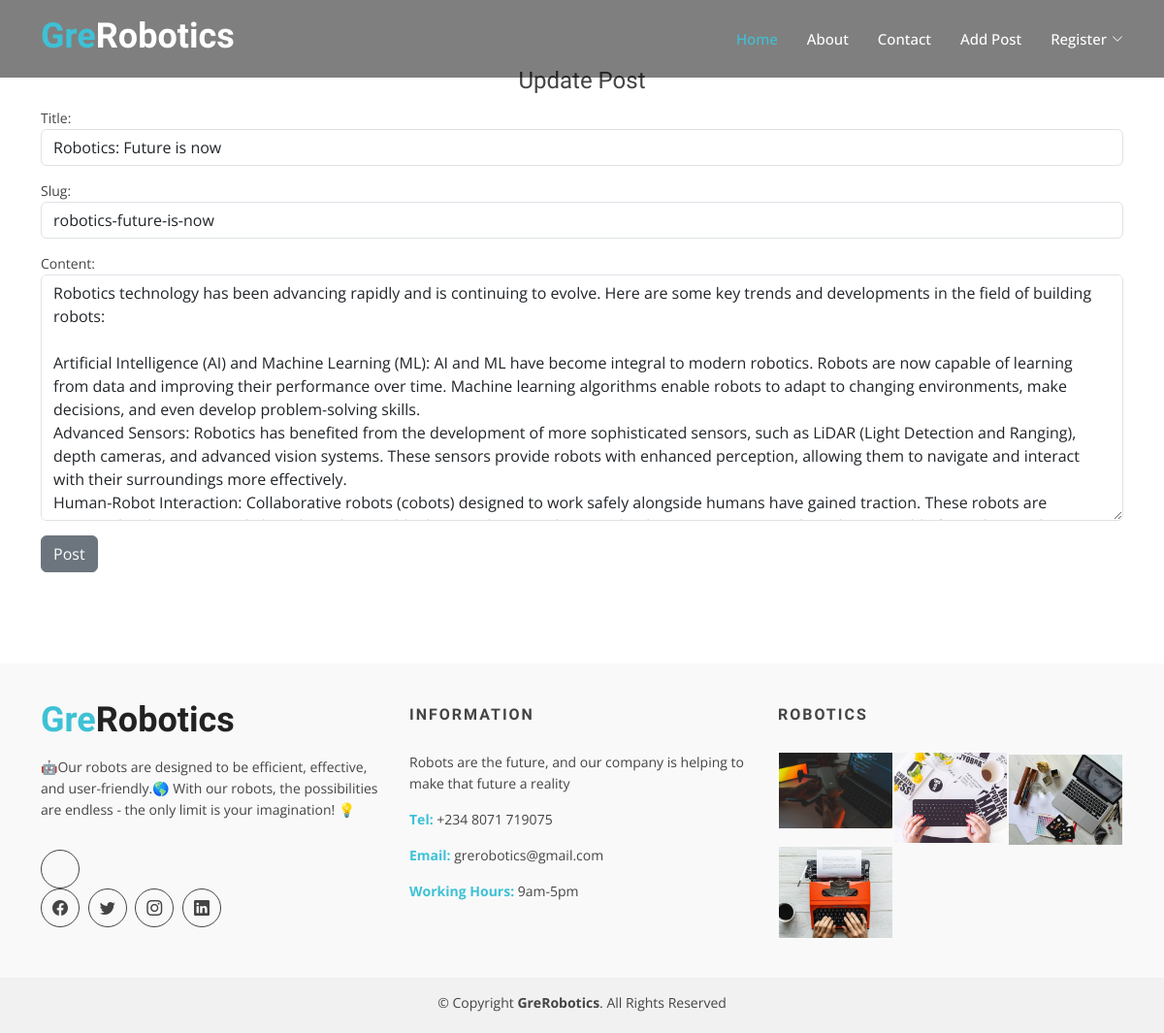
/article/edit/1/, run on an earlier commit of the app's database.
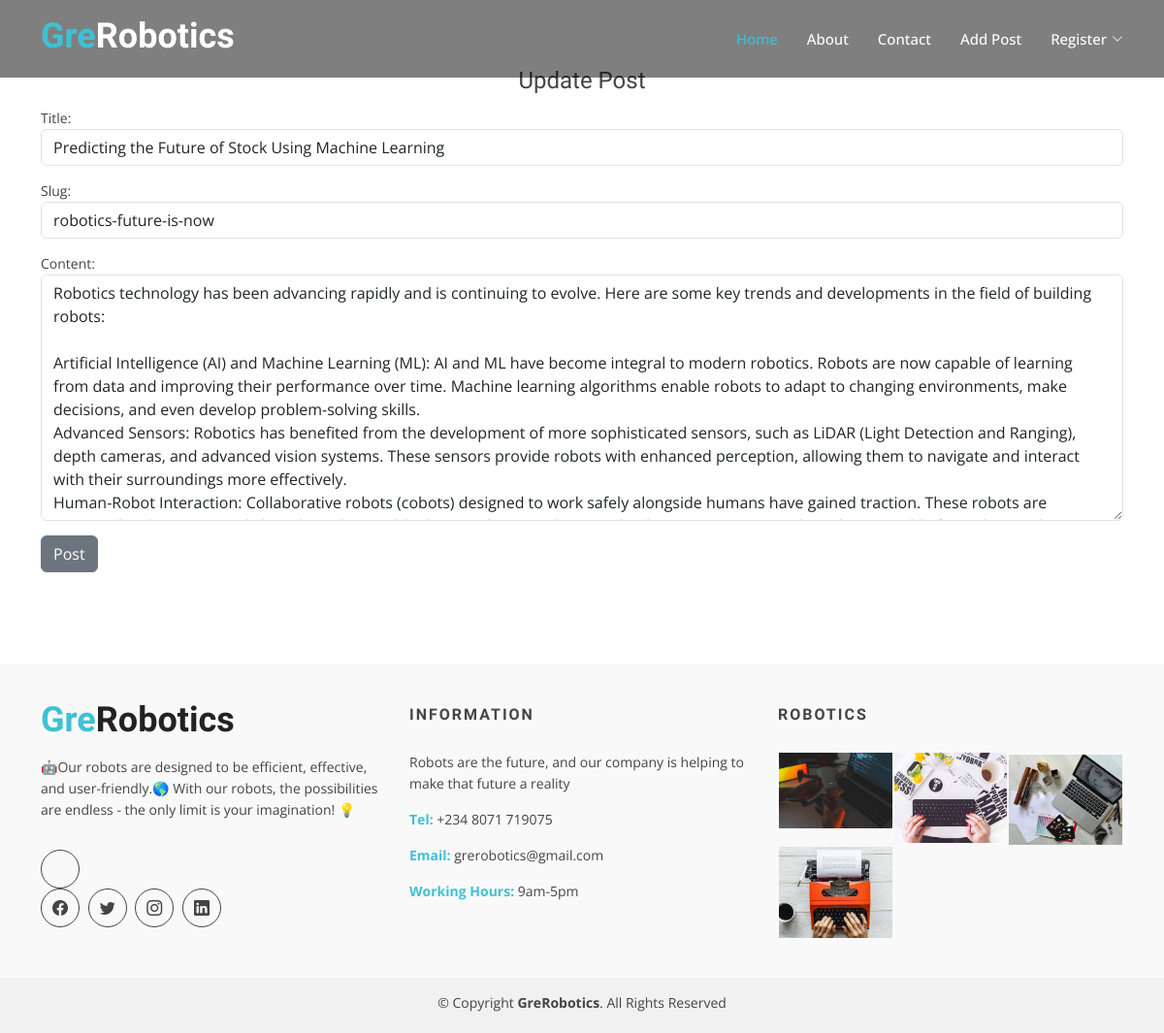
And on a later commit of the database.
### robotics/models.py (models this page shows, shortened)
class GreRoboticsModel (models.Model):
    title = models.CharField (max_length=500)
    content = models.TextField ()
    slug = models.SlugField (max_length=200)
    img = models.ImageField ( upload_to= 'image/')
    publish_date = models.DateTimeField (auto_now_add= True)
    author = models.ForeignKey(User, on_delete=models.CASCADE)
    class Meta:
        ordering =['-publish_date']

### robotics/views.py (the view)
# urls.py: path('article/edit/<int:pk>/', UpdatePostView.as_view(), name='update_post'),
class UpdatePostView (UpdateView):
    model = GreRoboticsModel
    form_class = EditGreRoboticsForms
    template_name = 'robotics/update_post.html'

### robotics/forms.py
class EditGreRoboticsForms (forms.ModelForm):
    class Meta :
        model = GreRoboticsModel
        fields = ('title', 'slug','content',)
        widgets = {
            'title' : forms.TextInput (attrs={'class':'form-control', 'placeholder':'Your Title Message'}),
            'slug' : forms.TextInput (attrs={'class':'form-control', 'placeholder':'Your Slug Tile'}),
            'content' : forms.Textarea (attrs={'class':'form-control','placeholder':'Your Message Content '}),
        }

### templates/robotics/update_post.html (shortened to what this page needs)
{% extends 'base.html' %}
{% load static %}
{% block content %}
<main id="main">
  <div id="blog" class="blog-area">
   <div class="blog-inner area-padding">
     <div class="container ">
       <div class="row">
         <div class="col-md-12 col-sm-12 col-xs-12">
           <div class="section-headline text-center">
             <h4>Update Post</h4>
           </div>
         </div>
       </div>
       <div class="form-group">
          <form method= "POST">
            {{ form.as_p }}
            <button class="btn btn-secondary"> Post </button>
        </div>
      </div>
    </div>
  </div>
{% endblock %}

### templates/base.html (shortened to what this page needs)
{% load static %}
<html lang="en">
<head>
  <link href="{% static 'vendor/animate.css/animate.min.css' %}" rel="stylesheet">
  <link href="{% static 'vendor/bootstrap/css/bootstrap.min.css' %}" rel="stylesheet">
  <link href="{% static 'vendor/bootstrap-icons/bootstrap-icons.css' %}" rel="stylesheet">
  <link href="{% static 'vendor/boxicons/css/boxicons.min.css' %}" rel="stylesheet">
  <link href="{% static 'vendor/glightbox/css/glightbox.min.css' %}" rel="stylesheet">
  <link href="{% static 'vendor/swiper/swiper-bundle.min.css' %}" rel="stylesheet">
   <link href="{% static 'css/style.css'%}" rel="stylesheet">
</head>
<body>
  <header id="header" class="fixed-top d-flex align-items-center">
    <div class="container d-flex justify-content-between">
      <div class="logo">
        <h1><a href="{% url 'home'%}"><span>Gre</span>Robotics</a></h1>
      </div>
      <nav id="navbar" class="navbar">
        <ul>
          <li><a class="nav-link scrollto active" href="{% url 'home' %}">Home</a></li>
          <li><a class="nav-link scrollto" href="{% url 'about' %}">About</a></li>
          <li><a class="nav-link scrollto" href="{% url 'contact' %}">Contact</a></li>
          <li><a class="nav-link scrollto" href="{% url 'add_post' %}">Add Post</a></li>
          <li class="dropdown"><a href="#"><span>Register</span> <i class="bi bi-chevron-down"></i></a>
          </li>
        </ul>
      </nav>
    </div>
  </header>
  {% block content %}
 {% endblock %}
  <footer>
    <div class="footer-area">
      <div class="container">
        <div class="row">
          <div class="col-md-4">
            <div class="footer-content">
              <div class="footer-head">
                <div class="footer-logo">
                  <h2><a class="nav-link scrollto active" href="{% url 'home' %}"><span>Gre</span>Robotics</h2>
                </div>
                <p>🤖Our robots are designed to be efficient, effective, and user-friendly.🌎 With our robots, the possibilities are endless - the only limit is your imagination! 💡</p>
                <div class="footer-icons">
                  <ul>
                    <li>
                      <a href="#"><i class="bi bi-facebook"></i></a>
                    </li>
                    <li>
                      <a href="#"><i class="bi bi-twitter"></i></a>
                    </li>
                    <li>
                      <a href="#"><i class="bi bi-instagram"></i></a>
                    </li>
                    <li>
                      <a href="https://www.linkedin.com/feed/update/urn:li:activity:7096891733828907008/"><i class="bi bi-linkedin"></i></a>
                    </li>
                  </ul>
                </div>
              </div>
            </div>
          </div>
          <div class="col-md-4">
            <div class="footer-content">
              <div class="footer-head">
                <h4><b>information</b></h4>
                <p>
                  Robots are the future, and our company is helping to make that future a reality
                </p>
                <div class="footer-contacts">
                  <p><span>Tel:</span> +234 8071 719075</p>
                  <p><span>Email:</span> grerobotics@gmail.com</p>
                  <p><span>Working Hours:</span> 9am-5pm</p>
                </div>
              </div>
            </div>
          </div>
          <div class="col-md-4">
            <div class="footer-content">
              <div class="footer-head">
                <h4><b>Robotics</b></h4>
                <div class="flicker-img">
                  <a href="#"><img src="{% static 'img/footer_img/arpad.jpg'%}" alt=""></a>
                  <a href="#"><img src="{% static 'img/footer_img/2.jpg'%}" alt=""></a>
                  <a href="#"><img src="{% static 'img/footer_img/maxim.jpg'%}" alt=""></a>
                  <a href="#"><img src="{% static 'img/footer_img/4.jpg'%}" alt=""></a>
                  <a href="#"><img src="{% static 'img/footer_img/5.jpg'%}" alt=""></a>
                </div>
              </div>
            </div>
          </div>
        </div>
      </div>
    </div>
    <div class="footer-area-bottom">
      <div class="container">
        <div class="row">
          <div class="col-md-12 col-sm-12 col-xs-12">
            <div class="copyright text-center">
              <p>
                &copy; Copyright <strong>GreRobotics</strong>. All Rights Reserved
              </p>
            </div>
            <div class="credits">
            </div>
          </div>
        </div>
      </div>
    </div>
  </footer>
</body>
</html>

### static/css/style.css (style rules this page uses)
html, body { height: 100%; }
img { max-width: 100%; height: auto; }
p { margin: 0 0 15px; color: #444; }
h1, h2, h3, h4, h5, h6 { font-family: "Raleway", sans-serif; margin: 0 0 15px; color: #444; font-weight: 500; }
h1 { font-size: 48px; line-height: 50px; }
h2 { font-size: 38px; line-height: 40px; }
h4 { font-size: 24px; line-height: 26px; }
a { transition: all 0.3s ease 0s; text-decoration: none; }
body { background: #fff none repeat scroll 0 0; color: #444; font-family: "Open Sans", sans-serif; font-size: 14px; text-align: left; overflow-x: hidden; line-height: 22px; }
ul { list-style: outside none none; margin: 0; padding: 0; }
input, select, textarea, input[type=text], input[type=date], input[type=url], input[type=email], input[type=password], input[type=tel], button, button[type=submit] { -moz-appearance: none; box-shadow: none !important; }
.area-padding { padding: 70px 0px 80px; }
#header { height: 80px; transition: all 0.5s; z-index: 997; transition: all 0.5s; background: rgba(0, 0, 0, 0.5); }
#header .logo h1 { font-size: 36px; margin: 0; padding: 0; line-height: 1; font-weight: bold; }
#header .logo h1 span { color: #3ec1d5; }
#header .logo h1 a, #header .logo h1 a:hover { color: #fff; text-decoration: none; }
.navbar { padding: 0; }
.navbar ul { margin: 0; padding: 0; display: flex; list-style: none; align-items: center; }
.navbar li { position: relative; }
.navbar a, .navbar a:focus { display: flex; align-items: center; justify-content: space-between; padding: 10px 0 10px 30px; font-size: 15px; font-weight: 500; color: #fff; white-space: nowrap; transition: 0.3s; }
.navbar a i, .navbar a:focus i { font-size: 12px; line-height: 0; margin-left: 5px; }
.navbar a:hover, .navbar .active, .navbar .active:focus, .navbar li:hover>a { color: #3ec1d5; }
.blog-area { height: auto; width: 100%; }
.footer-area { padding: 40px 0; background: #f9f9f9; }
.footer-head p { color: #444; }
.footer-head h4 { color: #444; font-size: 16px; letter-spacing: 2px; padding-bottom: 10px; text-transform: uppercase; }
.footer-logo { padding-bottom: 20px; }
.footer-logo h2 { color: #222; padding: 0; margin: 0; font-size: 36px; font-weight: bold; line-height: 1; }
.footer-logo h2 span { color: #3ec1d5; }
.footer-icons ul li { display: inline-block; }
.footer-icons ul li a { border: 1px solid #444; color: #444; display: block; font-size: 16px; height: 40px; line-height: 38px; margin-right: 5px; text-align: center; width: 40px; border-radius: 50%; display: flex; align-items: center; justify-content: center; line-height: 0; }
.footer-icons ul li a i { line-height: 0; }
.flicker-img>a { float: left; padding: 1px; width: 33.33%; }
.footer-icons { margin-top: 30px; }
.footer-contacts p span { color: #3EC1D5; font-weight: 700; }
.footer-content { display: block; overflow: hidden; }
.footer-area-bottom { background: #f1f1f1 none repeat scroll 0 0; padding: 15px 0; }
.copyright>p { margin-bottom: 0; color: #444; }
.credits { padding-top: 5px; text-align: center; }

What changed in the data, as far as the page shows it:
changed GreRoboticsModel "robotics-future-is-now": title "Robotics: Future is now" → "Predicting the Future of Stock Using Machine Learning"
